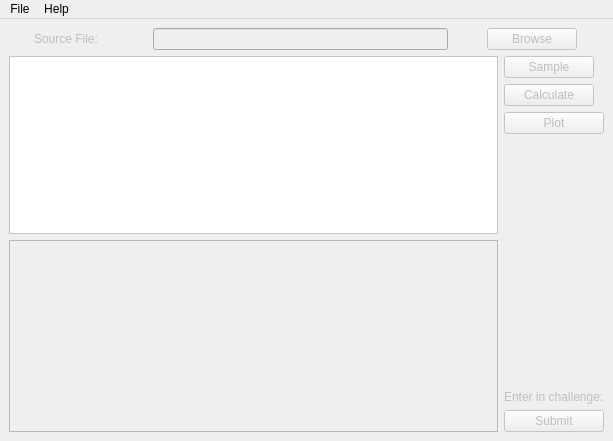
<?xml version="1.0" encoding="UTF-8"?>
<ui version="4.0">
 <class>MainWindow</class>
 <widget class="QMainWindow" name="MainWindow">
  <property name="geometry">
   <rect>
    <x>0</x>
    <y>0</y>
    <width>613</width>
    <height>441</height>
   </rect>
  </property>
  <property name="minimumSize">
   <size>
    <width>531</width>
    <height>366</height>
   </size>
  </property>
  <property name="font">
   <font>
    <weight>50</weight>
    <bold>false</bold>
   </font>
  </property>
  <property name="windowTitle">
   <string>MainWindow</string>
  </property>
  <property name="autoFillBackground">
   <bool>false</bool>
  </property>
  <widget class="QWidget" name="centralwidget">
   <property name="enabled">
    <bool>false</bool>
   </property>
   <layout class="QGridLayout" name="gridLayout_4">
    <item row="0" column="0" colspan="2">
     <layout class="QGridLayout" name="gridLayout_2">
      <item row="0" column="2">
       <widget class="QLineEdit" name="input_file_line_edit">
        <property name="sizePolicy">
         <sizepolicy hsizetype="Preferred" vsizetype="Fixed">
          <horstretch>0</horstretch>
          <verstretch>0</verstretch>
         </sizepolicy>
        </property>
        <property name="maximumSize">
         <size>
          <width>295</width>
          <height>16777215</height>
         </size>
        </property>
        <property name="layoutDirection">
         <enum>Qt::RightToLeft</enum>
        </property>
       </widget>
      </item>
      <item row="0" column="0">
       <widget class="QLabel" name="source_file_label">
        <property name="maximumSize">
         <size>
          <width>70</width>
          <height>16777215</height>
         </size>
        </property>
        <property name="text">
         <string>Source File:</string>
        </property>
       </widget>
      </item>
      <item row="0" column="1">
       <spacer name="horizontalSpacer">
        <property name="orientation">
         <enum>Qt::Horizontal</enum>
        </property>
        <property name="sizeType">
         <enum>QSizePolicy::Fixed</enum>
        </property>
        <property name="sizeHint" stdset="0">
         <size>
          <width>18</width>
          <height>20</height>
         </size>
        </property>
       </spacer>
      </item>
      <item row="0" column="4">
       <widget class="QPushButton" name="browse_button">
        <property name="enabled">
         <bool>false</bool>
        </property>
        <property name="sizePolicy">
         <sizepolicy hsizetype="Fixed" vsizetype="Fixed">
          <horstretch>0</horstretch>
          <verstretch>0</verstretch>
         </sizepolicy>
        </property>
        <property name="maximumSize">
         <size>
          <width>90</width>
          <height>25</height>
         </size>
        </property>
        <property name="text">
         <string>Browse</string>
        </property>
       </widget>
      </item>
      <item row="0" column="3">
       <spacer name="verticalSpacer_2">
        <property name="orientation">
         <enum>Qt::Horizontal</enum>
        </property>
        <property name="sizeType">
         <enum>QSizePolicy::Fixed</enum>
        </property>
        <property name="sizeHint" stdset="0">
         <size>
          <width>8</width>
          <height>20</height>
         </size>
        </property>
       </spacer>
      </item>
     </layout>
    </item>
    <item row="1" column="0">
     <layout class="QVBoxLayout" name="verticalLayout">
      <item>
       <layout class="QGridLayout" name="gridLayout">
        <item row="0" column="0">
         <widget class="QScrollArea" name="text_output">
          <property name="styleSheet">
           <string notr="true">background-color: rgb(255, 255, 255);</string>
          </property>
          <property name="widgetResizable">
           <bool>true</bool>
          </property>
          <widget class="QWidget" name="scrollAreaWidgetContents">
           <property name="geometry">
            <rect>
             <x>0</x>
             <y>0</y>
             <width>492</width>
             <height>167</height>
            </rect>
           </property>
          </widget>
         </widget>
        </item>
       </layout>
      </item>
      <item>
       <widget class="QGraphicsView" name="graphicsView"/>
      </item>
     </layout>
    </item>
    <item row="1" column="1">
     <layout class="QGridLayout" name="gridLayout_3">
      <item row="5" column="0">
       <widget class="QLabel" name="label">
        <property name="text">
         <string>Enter in challenge:</string>
        </property>
       </widget>
      </item>
      <item row="4" column="0">
       <spacer name="verticalSpacer">
        <property name="orientation">
         <enum>Qt::Vertical</enum>
        </property>
        <property name="sizeHint" stdset="0">
         <size>
          <width>20</width>
          <height>40</height>
         </size>
        </property>
       </spacer>
      </item>
      <item row="2" column="0">
       <widget class="QPushButton" name="plot_button">
        <property name="toolTip">
         <string>&lt;html&gt;&lt;head/&gt;&lt;body&gt;&lt;p&gt;Show visualization of scoring results&lt;/p&gt;&lt;/body&gt;&lt;/html&gt;</string>
        </property>
        <property name="text">
         <string>Plot</string>
        </property>
       </widget>
      </item>
      <item row="0" column="0">
       <widget class="QPushButton" name="sample_button">
        <property name="maximumSize">
         <size>
          <width>90</width>
          <height>25</height>
         </size>
        </property>
        <property name="toolTip">
         <string>&lt;html&gt;&lt;head/&gt;&lt;body&gt;&lt;p&gt;Click to sample &lt;span style=&quot; font-weight:600;&quot;&gt;source&lt;/span&gt; segments sent for translation&lt;/p&gt;&lt;/body&gt;&lt;/html&gt;</string>
        </property>
        <property name="text">
         <string>Sample</string>
        </property>
       </widget>
      </item>
      <item row="6" column="0">
       <widget class="QPushButton" name="submit_button">
        <property name="maximumSize">
         <size>
          <width>16777215</width>
          <height>25</height>
         </size>
        </property>
        <property name="toolTip">
         <string>&lt;html&gt;&lt;head/&gt;&lt;body&gt;&lt;p&gt;Enter the project for translation&lt;/p&gt;&lt;/body&gt;&lt;/html&gt;</string>
        </property>
        <property name="text">
         <string>Submit</string>
        </property>
       </widget>
      </item>
      <item row="1" column="0">
       <widget class="QPushButton" name="calculate_button">
        <property name="maximumSize">
         <size>
          <width>90</width>
          <height>25</height>
         </size>
        </property>
        <property name="toolTip">
         <string>Calculate post-edit distance score</string>
        </property>
        <property name="text">
         <string>Calculate</string>
        </property>
       </widget>
      </item>
     </layout>
    </item>
   </layout>
  </widget>
  <widget class="QMenuBar" name="menubar">
   <property name="geometry">
    <rect>
     <x>0</x>
     <y>0</y>
     <width>613</width>
     <height>21</height>
    </rect>
   </property>
   <widget class="QMenu" name="menuFile">
    <property name="title">
     <string>File</string>
    </property>
    <addaction name="actionOpen_File"/>
    <addaction name="separator"/>
    <addaction name="actionSave_as"/>
    <addaction name="separator"/>
    <addaction name="actionExit"/>
   </widget>
   <widget class="QMenu" name="menuHelp">
    <property name="title">
     <string>Help</string>
    </property>
    <addaction name="actionHowTo"/>
    <addaction name="actionAbout"/>
   </widget>
   <addaction name="menuFile"/>
   <addaction name="menuHelp"/>
  </widget>
  <action name="actionOpen_File">
   <property name="text">
    <string>Open File...</string>
   </property>
   <property name="shortcut">
    <string>Ctrl+O</string>
   </property>
  </action>
  <action name="actionSave_as">
   <property name="text">
    <string>Save as...</string>
   </property>
   <property name="shortcut">
    <string>Ctrl+S</string>
   </property>
  </action>
  <action name="actionExit">
   <property name="text">
    <string>Exit</string>
   </property>
  </action>
  <action name="actionHowTo">
   <property name="text">
    <string>HowTo</string>
   </property>
  </action>
  <action name="actionAbout">
   <property name="text">
    <string>About</string>
   </property>
  </action>
 </widget>
 <resources/>
 <connections/>
</ui>
